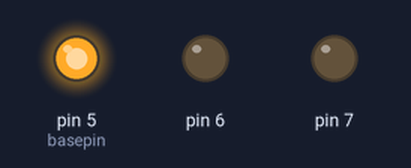
Bench run of a sketch on a simulated Arduino Uno, built with avr-gcc and run on an emulated ATmega328P. Parts: output pins drawn as LEDs (lit = HIGH).

Above: at 0.2 s.
At 1.0 s:
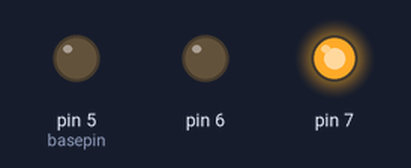
At 3.0 s:
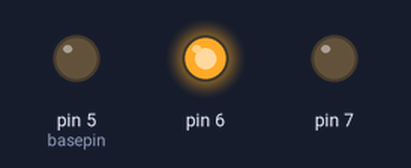
Timing chart, 0 to 3.7 s (numbered marks = the images above):
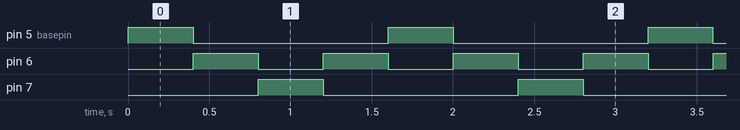

Measured:
- by itself, pin 5 (basepin), pin 7: alternates HIGH for 0.40 s and LOW for 1.2 s
- by itself, pin 6: alternates HIGH for 0.40 s and LOW for 0.40 s
- by itself, everything shown: repeats every 1.6 s, in 8 steps

The sketch:

edgelit_toaster.ino
```cpp
/*
   3-led bounce for edge-lit flying toaster
   circuit: three LEDs connected to D5, 6 & 7 with
            cathodes common through 330 Ω resistor to GND
   converted from MicroPython to Arduino
   scruss - 2017-10 - for Elmwood Electronics
*/

int led = 0;
int delta = 1;

/*
   Sketch relies on three adjacent digital IO pins.
   Doesn't much matter which IO pins, they just have
    to be numbered consecutively.

   basepin is set to the lowest-numbered pin,
    so if basepin = 5, we use D5, D6 & D7
*/
int basepin = 5;

void setup() {
  // D5, D6 & D7 outputs
  pinMode(basepin + 0, OUTPUT);
  pinMode(basepin + 1, OUTPUT);
  pinMode(basepin + 2, OUTPUT);
}

void loop() {
  // light LEDs every 0.4 s in sequence 01210121 …
  digitalWrite(basepin + led, HIGH);
  delay(400);
  digitalWrite(basepin + led, LOW);
  led += delta;
  if (led != 1) {
    // reverse direction if at highest or lowest LED
    // (world's simplest Larson scanner …)
    delta = -delta;
  }
}
```
